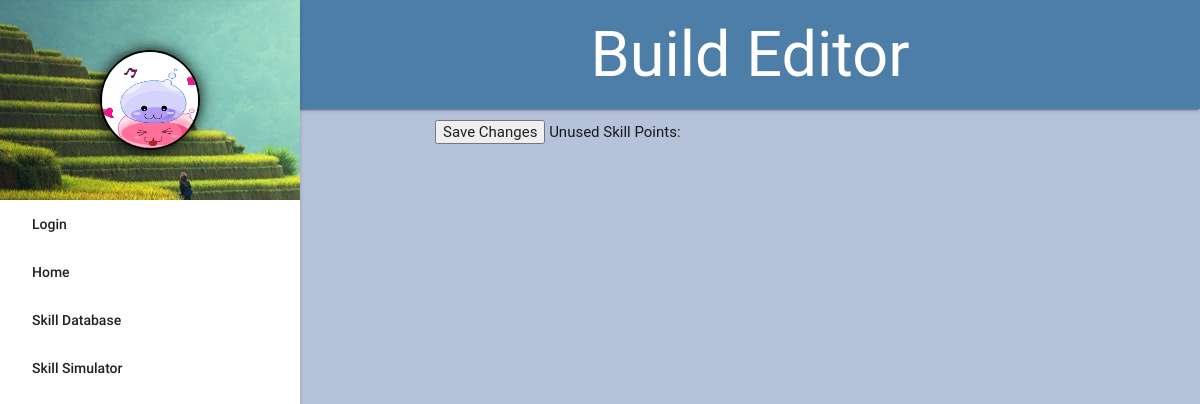
Before: /build_update.php?build_id=19 with the older database file.
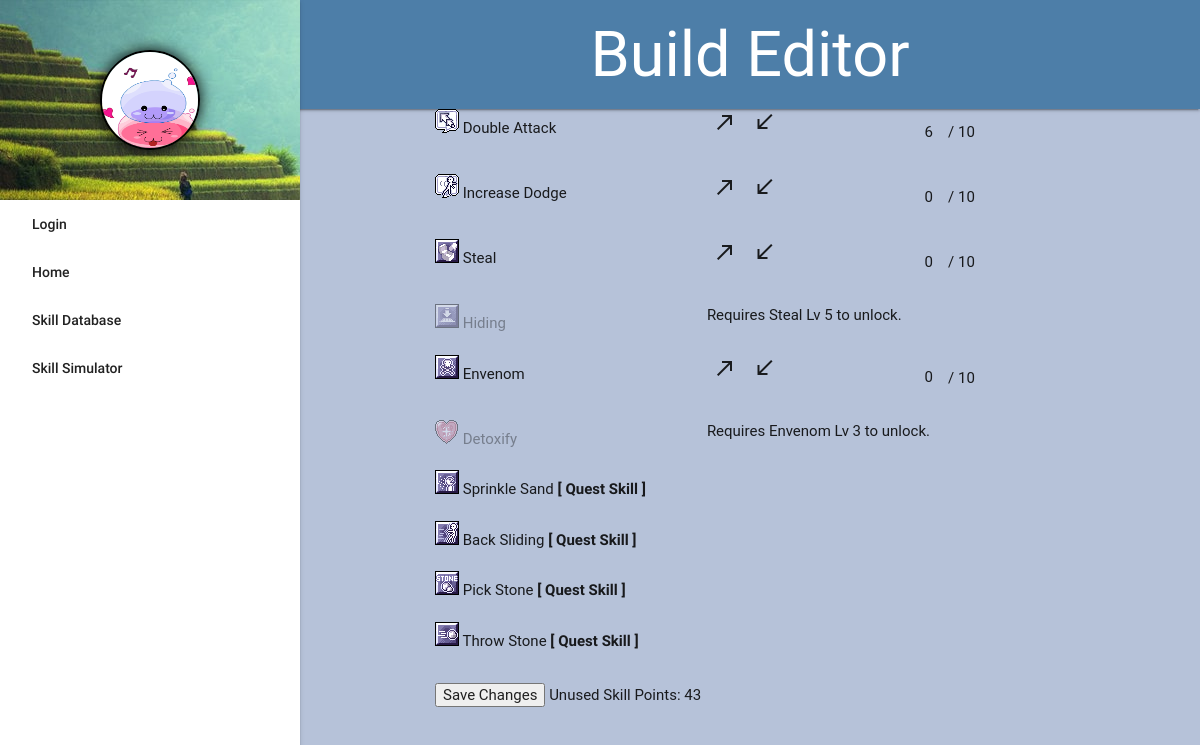
After: the same page with the newer database file.
### tables this page shows
CREATE TABLE `skill_sims` (
  `id` int(10) NOT NULL,
  `skill_id` int(10) DEFAULT NULL,
  `level` int(10) NOT NULL,
  `build_id` int(10) DEFAULT NULL,
  `pts_left` int(11) NOT NULL
);

CREATE TABLE `skills` (
  `id` int(10) NOT NULL,
  `skill_name` varchar(255) NOT NULL,
  `description` varchar(255) NOT NULL,
  `class` varchar(255) NOT NULL,
  `required_for` varchar(255) NOT NULL DEFAULT 'None',
  `max_level` int(10) NOT NULL,
  `icon` varchar(255) NOT NULL,
  `quest_skill` varchar(255) NOT NULL DEFAULT 'No',
  `unlock_requirements` varchar(255) NOT NULL DEFAULT 'None'
);

### build_update.php (the view, shortened to what this page needs)
<?php
function header_title(){
	echo 'Build Editor';
};
function display_content(){
	global $conn;
	$build_id = $_GET['build_id'];
	echo '<div class="container">';
	$sql = "SELECT * FROM skill_sims ss JOIN skills s ON ss.skill_id = s.id WHERE build_id = '$build_id'";
	$result = mysqli_query($conn, $sql);
		echo '<div class="row">
			<div class="col l12 m12 s12">
				<form method="POST">';
				while($row = mysqli_fetch_assoc($result)){
					extract($row);
					if($quest_skill == 'No'){
							echo'<div class="row">
								<div class="'.$id.' col l5 m5 s12">
									<img id="icon'.$skill_name.'" src="'.$icon.'"> <span>'.$skill_name.'</span>
								</div>
								<div class="skill-data'.$id.' col l4 m4 s6"><button id="add'.$skill_name.'" onclick="level(1,this.id)" type="button" class="add'.$id.'"><i class="material-icons">call_made</i></button>
									<button id="min'.$skill_name.'" onclick="level(-1,this.id)" type="button" class="min'.$id.'"><i class="material-icons">call_received</i></button>
								</div>
								<div class="skill-data'.$id.' col l3 m3 s6">
										<input readonly type="text" id="level'.$skill_name.'" class="level'.$id.' current-skill-level" name="'.$skill_name.'" value="'.$level.'" style="width: 20px; border-bottom: none; margin: 0">
										<span style="display:none" id="hidden'.$skill_name.'" class="hidden'.$id.'">'.$level.'</span>
										<span class="hide-on-small-only"> / </span>
										<span id="max'.$skill_name.'" class="hide-on-small-only">'.$max_level.'</span><br>
								</div>';
								if($unlock_requirements != 'None'){
									echo '<div class="skill-requirements'.$id.' col l7 m7 s12">
										<span>Requires '.$unlock_requirements.' to unlock.</span>
									</div>';
								}
							echo '</div>';
					};
					if($quest_skill == 'Yes'){
							echo '<div class="row">
								<div class="'.$id.' col l5 m5 s12">
									<img id="icon'.$skill_name.'" src="'.$icon.'"> <span>'.$skill_name.' <b>[ Quest Skill ]</b></span>
									<input hidden type="text" id="level'.$skill_name.'" name="'.$skill_name.'" value="1">
								</div>
							</div>';
					};
				};
					echo '<input type="submit" name="updateBuild" value="Save Changes">
						Unused Skill Points: <input type="text" id="sp_left" name="sp_left" value="'.$pts_left.'" style="width: 20px; border-bottom: none; margin: 0">
				</form>
			</div>
		</div>
	</div>';
};
require_once 'template.php';
?>

### template.php (shortened to what this page needs)
<!DOCTYPE html>
<html>
<head>
	<link rel="stylesheet" type="text/css" href="styles/materialize.min.css">
	<link rel="stylesheet" type="text/css" href="styles/styles.css">
</head>
<body>
	<nav>
	<?php
	require_once 'partials/side_nav.php';
	require_once 'partials/header.php';
	?>
	</nav>
	<main>
		<?php
		display_content();
		?>
	</main>
</body>
</html>

### partials/side_nav.php (shortened to what this page needs)
<ul id="slide-out" class="side-nav fixed">
	<li><div class="user-view">
		<div class="background valign-wrapper">
			<img src="images/user_default.png" alt="user_photo" class="circle" id="profile-photo">
		</div>
	</div></li>
	<?php
		if(isset($_SESSION['loginFlag']) && $_SESSION['loginFlag'] == true){
			echo '<li><a href=#> Hello, ' .$_SESSION['username']. '!</a></li>';
		}else{
			echo '<li> <a href="#modal1">Login</a> </li>';
			}
		?>
	<li><a href="index.php">Home</a></li>
	<li><a href="skill_db.php">Skill Database</a></li>
	<li><a href="skill_sim.php">Skill Simulator</a></li>
</ul>

### partials/header.php
<header class="container">
	<h1 class="center-align header-padding"><?php header_title()?></h1>
</header>

### styles/styles.css (style rules this page uses)
header, main, footer { padding-left: 300px; }
main { position: relative; }
body { background: #b6c2d9; cursor: url('../images/arrow.png'), default; }
button, li, a, input, .collapsible-header { cursor: url('../images/hand.cur'), default !important; }
h1 { margin: 0; }
nav { height: auto; background: #4d7ea8; }
#profile-photo { width: 100px; height: 100px; margin: 0 auto; border: 2px solid black; box-shadow: 0px 0px 15px black; }
.user-view .background { background: url('../images/bg_default.jpeg'); height: 200px; }
.disabledbutton, .disable { pointer-events: none; opacity: 0.4; }
button[id^="add"], button[id^="min"] { background: transparent; border: none; }
.header-padding { padding: 20px; }

Changed rows visible on the page:
added skill_sims: skill.icon (picture), skill.skill_name "Double Attack", level "6", skill.max_level "10"
added skill_sims: skill.icon (picture), skill.skill_name "Increase Dodge", level "0", skill.max_level "10"
added skill_sims: skill.icon (picture), skill.skill_name "Steal", level "0", skill.max_level "10"
added skill_sims: skill.icon (picture), skill.skill_name "Hiding", skill.unlock_requirements "Steal Lv 5"
added skill_sims: skill.icon (picture), skill.skill_name "Envenom", level "0", skill.max_level "10"
added skill_sims: skill.icon (picture), skill.skill_name "Detoxify", skill.unlock_requirements "Envenom Lv 3"
added skill_sims: skill.icon (picture), skill.skill_name "Sprinkle Sand"
added skill_sims: skill.icon (picture), skill.skill_name "Back Sliding"
added skill_sims: skill.icon (picture), skill.skill_name "Pick Stone"
added skill_sims: skill.icon (picture), skill.skill_name "Throw Stone", sp_left "43"
